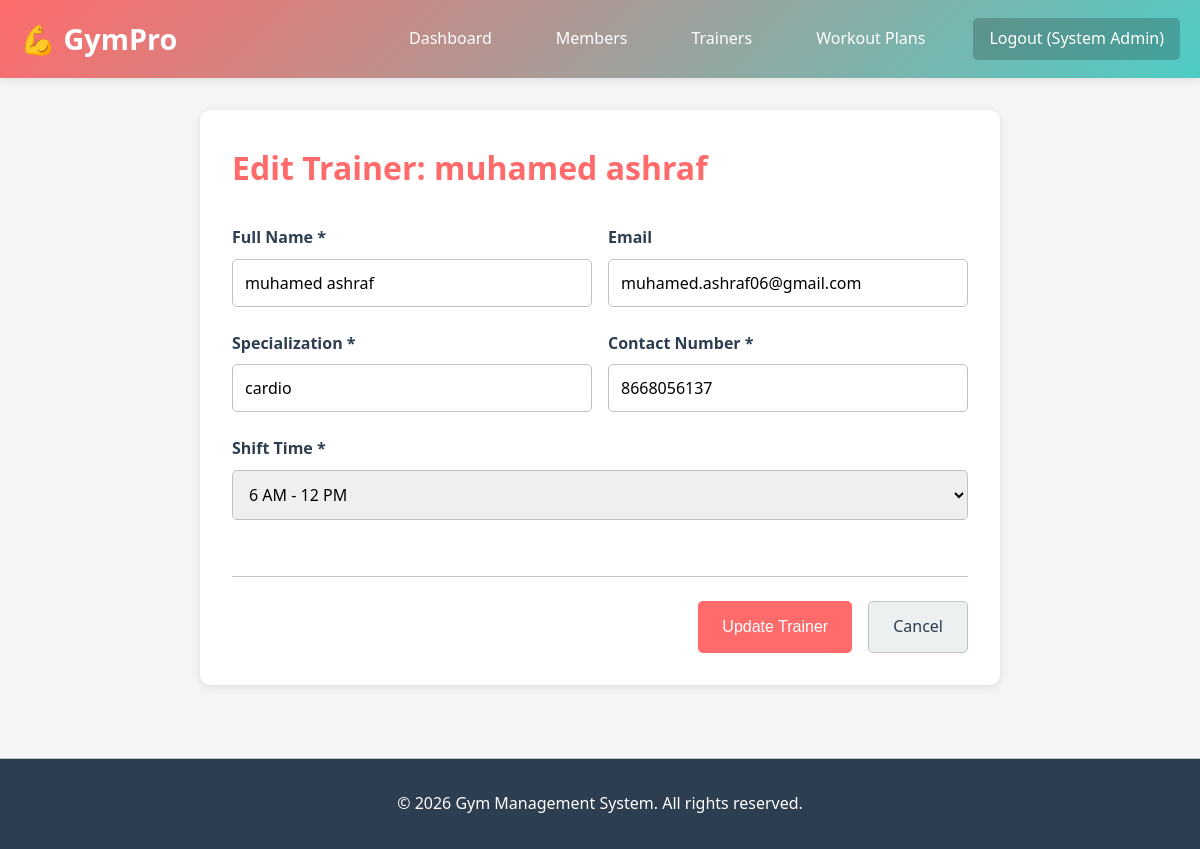
/trainer/1/edit (signed in), run on the app's committed database.
### app.py (models this page shows)
class Trainer(db.Model):
    __tablename__ = 'trainer'
    trainer_id = db.Column(db.Integer, primary_key=True)
    name = db.Column(db.String(100), nullable=False)
    specialization = db.Column(db.String(100), nullable=False)
    contact_no = db.Column(db.String(15), nullable=False)
    shift_time = db.Column(db.String(50), nullable=False)
    email = db.Column(db.String(100), unique=True)
    created_at = db.Column(db.DateTime, default=datetime.utcnow)
    members = db.relationship('Member', backref='trainer', lazy=True)

### app.py (the view, shortened to what this page needs)
@app.route('/trainer/<int:trainer_id>/edit', methods=['GET', 'POST'])
def edit_trainer(trainer_id):
    if 'admin_id' not in session:
        return redirect(url_for('login'))
    trainer = Trainer.query.get_or_404(trainer_id)
    return render_template('edit_trainer.html', trainer=trainer)

### templates/edit_trainer.html (shortened to what this page needs)
{% extends 'base.html' %}
{% block content %}
<div class="form-container">
    <h1>Edit Trainer: {{ trainer.name }}</h1>
    <form method="POST" class="form">
        <div class="form-row">
            <div class="form-group">
                <label for="name">Full Name *</label>
                <input type="text" id="name" name="name" value="{{ trainer.name }}" required>
            </div>
            <div class="form-group">
                <label for="email">Email</label>
                <input type="email" id="email" name="email" value="{{ trainer.email or '' }}">
            </div>
        </div>
        <div class="form-row">
            <div class="form-group">
                <label for="specialization">Specialization *</label>
                <input type="text" id="specialization" name="specialization" value="{{ trainer.specialization }}" required>
            </div>
            <div class="form-group">
                <label for="contact_no">Contact Number *</label>
                <input type="tel" id="contact_no" name="contact_no" value="{{ trainer.contact_no }}" required>
            </div>
        </div>
        <div class="form-row">
            <div class="form-group">
                <label for="shift_time">Shift Time *</label>
                <select id="shift_time" name="shift_time" required>
                    <option value="6 AM - 12 PM" {% if trainer.shift_time == '6 AM - 12 PM' %}selected{% endif %}>6 AM - 12 PM</option>
                </select>
            </div>
        </div>
        <div class="form-actions">
            <button type="submit" class="btn btn-primary">Update Trainer</button>
            <a href="{{ url_for('trainers_list') }}" class="btn btn-secondary">Cancel</a>
        </div>
    </form>
</div>
{% endblock %}

### static/css/style.css (style rules this page uses)
* { margin: 0; padding: 0; box-sizing: border-box; }
:root { --primary-color: #FF6B6B; --secondary-color: #4ECDC4; --dark-color: #2C3E50; --light-color: #ECF0F1; --success-color: #27AE60; --warning-color: #F39C12; --danger-color: #E74C3C; --info-color: #3498DB; --text-color: #2C3E50; --border-color: #BDC3C7; --shadow: 0 2px 10px rgba(0,0,0,0.1); --transition: all 0.3s ease; }
html, body { font-family: 'Segoe UI', Tahoma, Geneva, Verdana, sans-serif; background-color: #f5f5f5; color: var(--text-color); line-height: 1.6; }
.btn { display: inline-block; padding: 0.75rem 1.5rem; font-size: 1rem; border: none; border-radius: 5px; cursor: pointer; text-decoration: none; transition: var(--transition); font-weight: 500; text-align: center; white-space: nowrap; }
.btn-primary { background-color: var(--primary-color); color: white; }
.btn-secondary { background-color: var(--light-color); color: var(--text-color); border: 1px solid var(--border-color); }
.form-container { background: white; padding: 2rem; border-radius: 10px; box-shadow: var(--shadow); max-width: 800px; margin: 0 auto; }
.form-container h1 { margin-bottom: 2rem; color: var(--primary-color); }
.form { display: grid; gap: 1.5rem; }
.form-row { display: grid; grid-template-columns: repeat(auto-fit, minmax(300px, 1fr)); gap: 1rem; }
.form-group { display: flex; flex-direction: column; }
.form-group label { font-weight: 600; margin-bottom: 0.5rem; color: var(--text-color); }
.form-group input, .form-group select, .form-group textarea { padding: 0.75rem; border: 1px solid var(--border-color); border-radius: 5px; font-size: 1rem; font-family: inherit; transition: var(--transition); }
.form-actions { display: flex; gap: 1rem; justify-content: flex-end; margin-top: 2rem; border-top: 1px solid var(--border-color); padding-top: 1.5rem; }

### data on the page
Trainer: name "muhamed ashraf", email "muhamed.ashraf06@gmail.com", specialization "cardio", contact_no "8668056137", shift_time "6 AM - 12 PM"

### other printed values
{{ session.get('admin_name') }} "System Admin"
